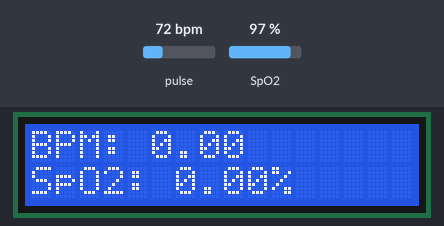
Recording of a sketch running on a simulated Arduino Uno, built with avr-gcc and run on an emulated ATmega328P. Shown: 16×2 character LCD. Inputs (shaded band) come from the test bench; at power-on: pulse 72 bpm, SpO2 97 %. What the sketch prints to the serial monitor is not drawn.

Above: at 5.3 s.
5.4 s: pulse set to 42 bpm
At 8.3 s:
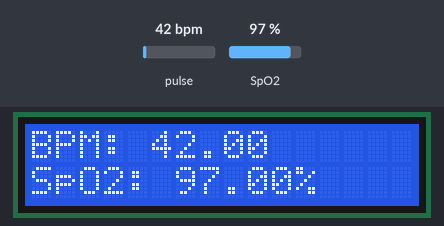
8.6 s: SpO2 set to 80 %
At 11.3 s:
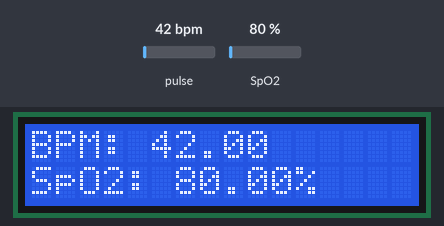
11.6 s: pulse set to 70 bpm
At 13.5 s:
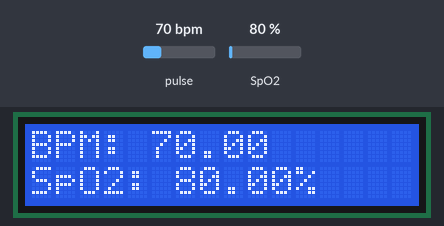
14.6 s: SpO2 set to 85 %
At 16.7 s:
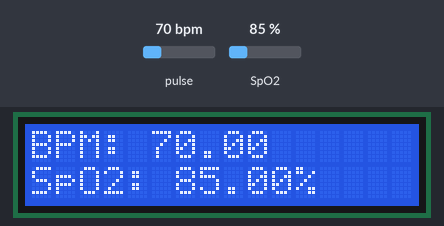
Timing chart, 0 to 18.2 s (numbered marks = the images above; inputs shaded):
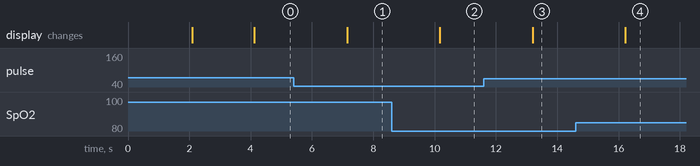

The sketch:

step2_pulse_oximeter_only.ino
```cpp
#include <Wire.h>
#include <LiquidCrystal_I2C.h>
#include "MAX30100_PulseOximeter.h"

// Initialize the LCD (I2C address 0x27, 16 columns, 2 rows)
LiquidCrystal_I2C lcd(0x27, 16, 2);

// Define constants
#define REPORTING_PERIOD_MS 3000

// Pulse oximeter object
PulseOximeter pox;
uint32_t tsLastReport = 0;

// Callback function for beat detection
void onBeatDetected() {
    Serial.println("Beat detected!");
}

void setup() {
    // Initialize Serial Monitor
    Serial.begin(115200);
    Serial.println("Initializing...");

    // Initialize the LCD
    lcd.init();
    lcd.backlight();
    lcd.clear();
    lcd.setCursor(0, 0);
    lcd.print("Initializing...");
    delay(2000);
    lcd.clear();

    // Initialize the Pulse Oximeter
    if (!pox.begin()) {
        Serial.println("Pulse oximeter FAILED");
        lcd.setCursor(0, 0);
        lcd.print("Oximeter Error");
        while (true); // Stay here on failure
    } else {
        Serial.println("Pulse oximeter SUCCESS");
        lcd.setCursor(0, 0);
        lcd.print("Oximeter Ready");
        delay(2000);
        lcd.clear();
    }

    // Set IR LED current for the MAX30100 sensor
    pox.setIRLedCurrent(MAX30100_LED_CURR_24MA);

    // Register callback for beat detection
    pox.setOnBeatDetectedCallback(onBeatDetected);
}

void loop() {
    // Update the Pulse Oximeter readings
    pox.update();

    // Every REPORTING_PERIOD_MS, update the LCD and Serial Monitor
    if (millis() - tsLastReport > REPORTING_PERIOD_MS) {
        float heartRate = pox.getHeartRate();
        float spO2 = pox.getSpO2();

        // Display data on Serial Monitor
        Serial.print("BPM: ");
        Serial.print(heartRate);
        Serial.print("  SpO2: ");
        Serial.print(spO2);
        Serial.println("%");

        // Display data on LCD
        lcd.setCursor(0, 0);
        lcd.print("BPM: ");
        lcd.print(heartRate);
        lcd.setCursor(0, 1);
        lcd.print("SpO2: ");
        lcd.print(spO2);
        lcd.print("%");

        // Update the last report time
        tsLastReport = millis();
    }
}
```

Measured:
- after the input at 5.4 s, the display: changes after 1.7 s (image 1)
- after the input at 8.6 s, the display: changes after 1.6 s (image 2)
- after the input at 11.6 s, the display: changes after 1.6 s (image 3)
- after the input at 14.6 s, the display: changes after 1.6 s (image 4)
